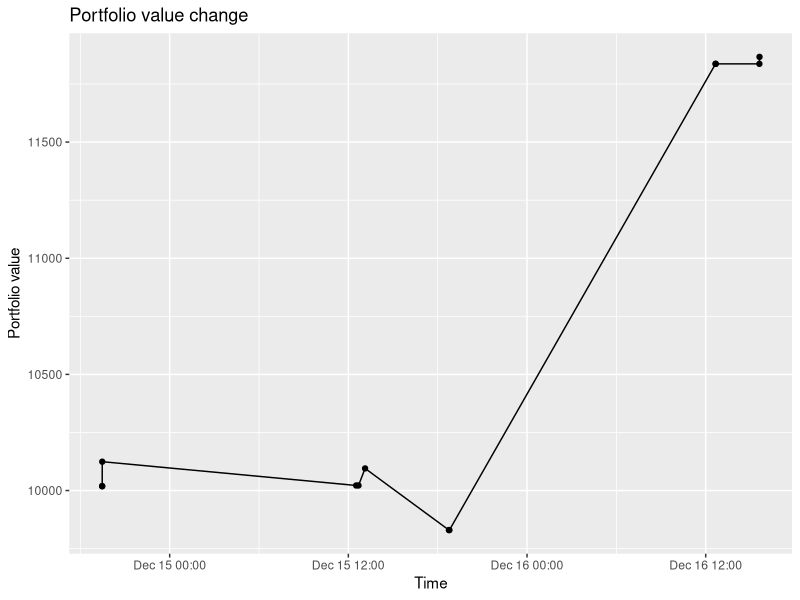

The R source for this figure:
# Load required libraries
library(ggplot2)

# Read data from the text file
data <- read.table("graph.txt", header = FALSE)

# Assign column names
colnames(data) <- c("Column1", "Timestamp")

# Convert Timestamp column to POSIXct format
data$Timestamp <- as.POSIXct(data$Timestamp, format = "%Y-%m-%d-%H:%M:%S")

# Plotting Column1 data versus Timestamp
myplot <- ggplot(data, aes(x = Timestamp, y = Column1)) +
  geom_line() +
  geom_point() +  # Plotting points
  labs(x = "Time", y = "Portfolio value", title = "Portfolio value change")

print(myplot)